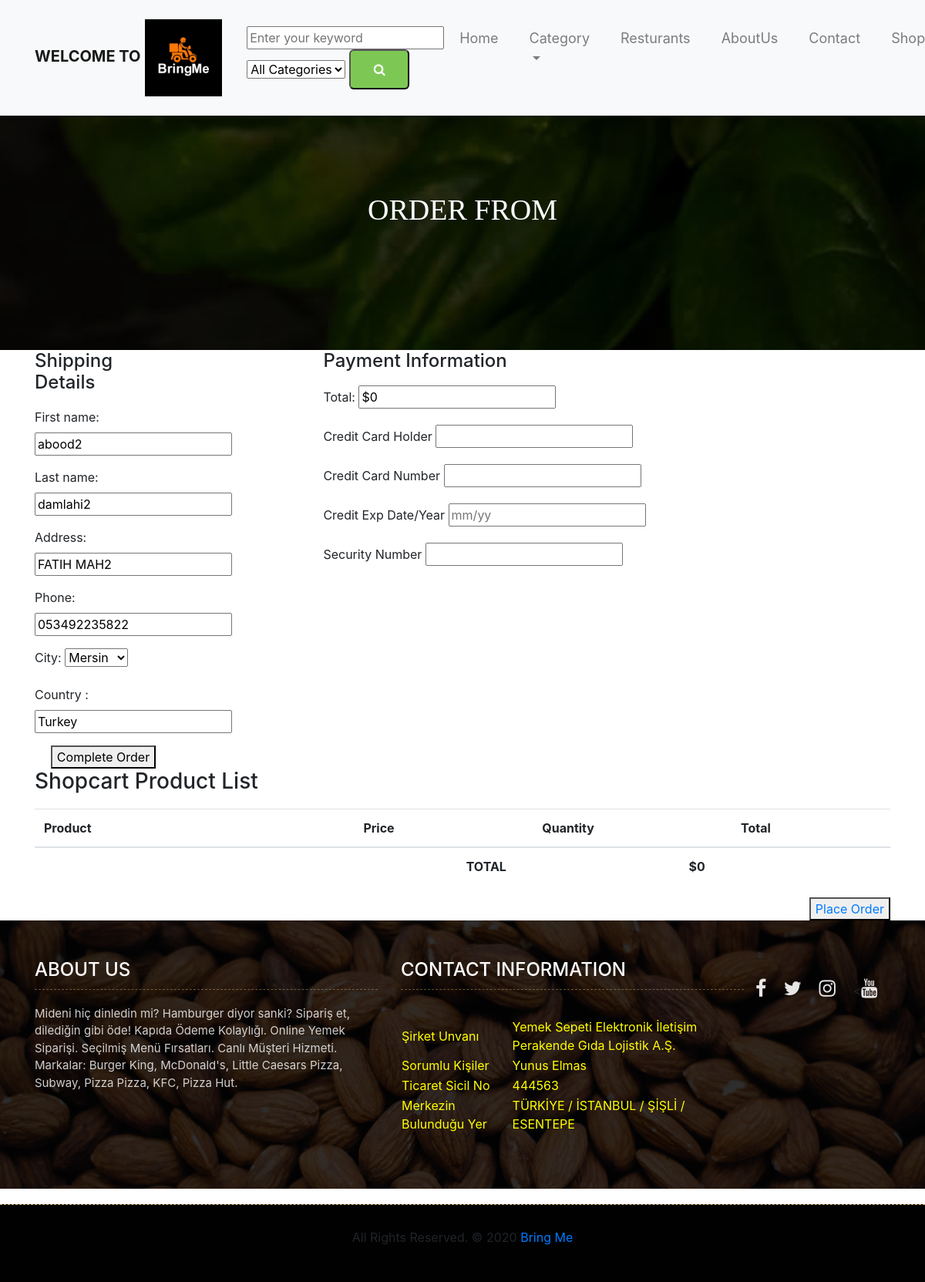
Page /order/orderproduct (signed in) on the committed database.
### home/models.py (models this page shows, shortened)
class Setting(models.Model):
    STATUS = (
        ('True', 'True'),
        ('False', 'False'),
    )
    title = models.CharField(max_length=150)
    keywords = models.CharField(max_length=255)
    description = models.CharField(max_length=255)
    company = models.CharField(max_length=50)
    address = models.CharField(blank=True,max_length=100)
    phone = models.CharField(blank=True,max_length=15)
    fax = models.CharField(blank=True,max_length=15)
    email = models.CharField(blank=True,max_length=50)
    smtpserver = models.CharField(blank=True,max_length=50)
    smtpemail = models.CharField(blank=True,max_length=50)
    smtppassword = models.CharField(blank=True,max_length=10)
    smtpport = models.CharField(blank=True,max_length=5)
    icon = models.ImageField(blank=True,upload_to='images/')
    facebook = models.CharField(blank=True,max_length=50)
    instagram = models.CharField(blank=True,max_length=50)
    twitter = models.CharField(blank=True,max_length=50)
    youtube = models.CharField(blank=True, max_length=50)
    aboutus = RichTextUploadingField(blank=True)
    contact = RichTextUploadingField(blank=True)
    references = RichTextUploadingField(blank=True)
    status=models.CharField(max_length=10,choices=STATUS)
    create_at=models.DateTimeField(auto_now_add=True)
    update_at=models.DateTimeField(auto_now=True)

### user/models.py (models this page shows, shortened)
class UserProfile(models.Model):
    user = models.OneToOneField(User, on_delete=models.CASCADE)
    phone = models.CharField(blank=True, max_length=20)
    address = models.CharField(blank=True, max_length=150)
    city = models.CharField(blank=True, max_length=20)
    country = models.CharField(blank=True, max_length=50)
    image = models.ImageField(blank=True, upload_to='images/users/')
    def image_tag(self):
        return mark_safe('<img src="{}" height="50"/>'.format(self.image.url))
    image_tag.short_description = 'Image'

### order/views.py (the view, shortened to what this page needs)
# urls.py: path('orderproduct', views.orderproduct, name='orderproduct'),
def orderproduct(request):
    setting = Setting.objects.get(pk=1)
    category = Category.objects.all()
    current_user = request.user
    schopcart = ShopCart.objects.filter(user_id=current_user.id)
    total = 0
    for rs in schopcart:
        total = rs.product.price * rs.quantity
    form= OrderForm()
    schopcart = ShopCart.objects.filter(user_id=current_user.id)
    profile = UserProfile.objects.get(user_id=current_user.id)
    context = {'schopcart': schopcart,
               'category': category,
               'total': total,
               'form': form,
               'profile': profile,
               'setting': setting,
               }
    return render(request, 'Order_Form.html', context)

### order/templates/Order_Form.html (shortened to what this page needs)
{% extends 'homebase.html' %}
{% load static %}
{% load mptt_tags %}
{% block header %}{% include "header.html" %}{% endblock %}
{% block content %}
    <div class="all-page-title page-breadcrumb">
        <div class="container text-center">
            <div class="row">
                <div class="col-lg-12">
                    <h1>ORDER FROM</h1>
                </div>
            </div>
        </div>
    </div>
    <div class="section">
    <div class="container">
        <div class="row">
            <form id="checkout-form" class="clearfix" method="post">
                <div class="col-md-6">
                    <div class="billing-details">
                        <div class="section-title">
                            <h4 class="title">Shipping Details</h4>
                        </div>
                        <p><label for="id_first_name">First name:</label>
                            <input type="text" name="first_name" value="{{ user.first_name }}" class="input"
                                   maxlength="10" required id="id_first_name"></p>
                        <p><label for="id_last_name">Last name:</label>
                            <input type="text" name="last_name" value="{{ user.last_name }}" class="input"
                                   maxlength="10" required id="id_last_name"></p>
                        <p><label for="id_address">Address:</label>
                            <input type="text" name="address" value="{{ profile.address }}" class="input"
                                   maxlength="150" id="id_address"></p>
                        <p><label for="id_phone">Phone:</label>
                            <input type="text" name="phone" value="{{ profile.phone }}" class="input" maxlength="20"
                                   id="id_phone"></p>
                        <p><label for="id_city">City:</label>
                            <select name="city" class="input" id="id_city">
                                <option value="{{ profile.city }}" selected>{{ profile.city }}</option>
                            </select></p>
                        <p><label for="id_first_name">Country :</label>
                            <input type="text" name="country" class="input" id="id_country"
                                   value="{{ profile.country }}"></p>
                        <div class="pull-right">
                            <button type="submit" class="primary-btn">Complete Order</button>
                        </div>
                    </div>
                </div>
            </Form>
            <div class="col-md-6">
                <form id="checkout-form" class="clearfix" method="post">
                    <form class="col-md-6">
                        <div class="billing-details">
                            <div class="shiping-methods">
                                <div class="section-title">
                                    <h4 class="title">Payment Information</h4>
                                </div>
                                <p><label for="id_first_name">Total:</label>
                                    <input type="text" name="total" class="input" readonly value="${{ total }}"></p>
                                <p><label for="id_first_name">Credit Card Holder</label>
                                    <input type="text" name="holder" class="input" value=""></p>
                                <p><label for="id_first_name">Credit Card Number</label>
                                    <input type="text" name="number" class="input" value=""></p>
                                <p><label for="id_first_name">Credit Exp Date/Year</label>
                                    <input type="text" name="ecpdate" class="input" placeholder="mm/yy"></p>
                                <p><label for="id_first_name">Security Number</label>
                                    <input type="text" name="secnumber" class="input" value=""></p>
                            </div>
                        </div>
            </div>
               <div class="col-md-12">
                            <div class="order-summary clearfix">
                                <div class="section-title">
                                    <h3 class="title">Shopcart Product List</h3>
                                </div>
                                <table class="shopping-cart-table table">
                                    <thead>
                                    <tr>
                                        <th>Product</th>
                                        <th></th>
                                        <th class="text-center">Price</th>
                                        <th class="text-center">Quantity</th>
                                        <th class="text-center">Total</th>
                                        <th class="text-right"></th>
                                    </tr>
                                    </thead>
                                    <tfoot>
                                    <tr>
                                        <th class="empty" colspan="3"></th>
                                        <th>TOTAL</th>
                                        <th colspan="2" class="total">${{ total }}</th>
                                    </tr>
                                    </tfoot>
                                </table>
                                <div class="pull-right">
                                    <button>
                                        <a href="/order/orderproduct" class="primary-btn">Place Order</a>
                                    </button>
                                </div>
                            </div>
                        </div>
        </div>
    </div>
{% endblock %}
{% block footer %}{% include "footer.html" %}{% endblock %}

### home/templates/homebase.html (shortened to what this page needs)
{% load static %}
<!DOCTYPE html>
<html lang="en">
<head>
    <link rel="stylesheet" href="{% static 'css/bootstrap.min.css' %}">
    <link rel="stylesheet" href="{% static 'css/style.css' %}">
    <link rel="stylesheet" href="{% static 'css/responsive.css' %}">
    <link rel="stylesheet" href="{% static 'css/custom.css' %}">
    <link rel="stylesheet" href="{% static 'css/bootstrap.min.css' %}">
<link rel="stylesheet" href="https://ajax.googleapis.com/ajax/libs/jqueryui/1.11.4/themes/smoothness/jquery-ui.css">
</head>
<body>
{% block header %}{% endblock %}
{%block content %}
{%endblock%}
{% block footer %}{% endblock %}
</body>
</html>

### home/templates/header.html (shortened to what this page needs)
{% load static %}
{% load i18n %}
{% load mptt_tags %}
{% block content %}
    {% block javascripts %}{% include "javascript.html" %}{% endblock %}
    <header class="top-navbar" color="green">
        <nav class="navbar navbar-expand-lg navbar-light bg-light" >
            <div class="container" background-color="white">
                <a class="navbar-brand" href="/home/">
                    <span><b>WELCOME TO</b></span>
            <img src="{{ setting.icon.url }}" class="navbar-brand" href="/home/"  height="110" alt=""/>
                  </a>
                <div class="header-search">
                    <form action="/search/" method="post">
                        <input id="query" class="input" name="query" class="input search-input" type="text"
                               placeholder="Enter your keyword">
                        <select name="catid" class="input search-categories">
                            <option value="0">All Categories</option>
                            {% load mptt_tags %}
                        </select>
                        <button class="bcart-btn"><i class="fa fa-search"></i></button>
                    </form>
                </div>
                <div class="collapse navbar-collapse" id="navbars-rs-food">
                    <ul class="navbar-nav ml-auto">
                        <li class="nav-item"><a class="nav-link " href="/home/">Home</a></li>
                        <li class="nav-item dropdown">
                            <a class="nav-link  dropdown-toggle" href="#" id="dropdown-a"
                               data-toggle="dropdown">Category</a>
                                {% load mptt_tags %}
                                    {% recursetree category %}
                                        </li>
                                    {% endrecursetree %}
                                </ul>
                            </div>
                        <li class="nav-item"><a class="nav-link " href="menu.html">Resturants</a></li>
                        <li class="nav-item"><a class="nav-link " href="/about">AboutUs</a></li>
                        <li class="nav-item"><a class="nav-link " href="/contact">Contact</a></li>
                        <li class="nav-item"><a class="nav-link " href="/shopcart/">ShopCart</a></li>
                        {% if user.id is not None %}
                            </div>
                        {% else %}
                            <a href="/login" class="text-uppercase">Login</a> /
                            <a href="/signup" class="text-uppercase">Sign Up</a>
                        {% endif %}
        </nav>
    </header>
{% endblock %}

### home/templates/javascript.html (shortened to what this page needs)
{% load static %}
<link href="//maxcdn.bootstrapcdn.com/bootstrap/4.0.0/css/bootstrap.min.css" rel="stylesheet" id="bootstrap-css">
  <link rel="stylesheet" href="https://cdnjs.cloudflare.com/ajax/libs/font-awesome/4.7.0/css/font-awesome.min.css">
    <link href="https://stackpath.bootstrapcdn.com/font-awesome/4.7.0/css/font-awesome.min.css" rel="stylesheet">
<link rel="stylesheet" href="https://maxcdn.bootstrapcdn.com/bootstrap/4.0.0-beta.3/css/bootstrap.min.css">

### home/templates/footer.html (shortened to what this page needs)
{% extends 'homebase.html' %}
{% load static %}
{%block content %}
{% load mptt_tags %}
	<footer class="footer-area bg-f">
		<div class="container">
			<div class="row">
				<div class="col-lg-5 col-md-6">
					<h3>About Us</h3>
					<p>{{ setting.aboutus | safe }}</p>
				</div>
				<div class="col-lg-5 col-md-6">
					<h3>Contact information</h3>
					<p class="lead">{{ setting.contact | safe }}</p>
					<p class="lead"><a href="#">{{ setting.Phone | safe }}</a></p>
					<p><a href="#">{{ setting.Email | safe }}</a></p>
				</div>
					<ul class="list-inline f-social">
                        <li class="list-inline-item"><a href="https://www.facebook.com/abood.damlakhi" target="_blank"><i class="fa fa-facebook" aria-hidden="true"></i></a></li>
						<li class="list-inline-item"><a href="https://www.instagram.com/abood.arts/" target="_blank"><i class="fa fa-twitter" aria-hidden="true"></i></a></li>
						<li class="list-inline-item"><a href="https://twitter.com/abood_damlakhi" target="_blank"><i class="fa fa-instagram" aria-hidden="true"></i></a></li>
						<li class="list-inline-item"><<a href="https://www.youtube.com/channel/UCC2F8pH4RBNRaDIld4NsvEQ?view_as=subscriber" target="_blank"><i class="fa fa-youtube" aria-hidden="true"></i></a></li>
					</ul>
				</div>
			</div>
		</div>
		<div class="copyright">
			<div class="container">
				<div class="row">
					<div class="col-lg-12">
						<p class="company-name">All Rights Reserved. &copy; 2020 <a href="#">{{ setting.title | safe }}</a>
					</p>
					</div>
				</div>
			</div>
		</div>
{%endblock%}

### rows in the picture
Setting: icon (picture), aboutus "Mideni hiç dinledin mi? Hamburger diyor sanki? Sipariş et, dilediğin gibi öde! Kapıda Ödeme Kolaylığı. Online Yemek Siparişi. Seçilmiş Menü Fırsatları. Canlı Müşteri Hizmeti. Markalar: Burger King, McDonald's, Little Caesars Pizza, Subway, Pizza Pizza, KFC, Pizza Hut.", contact "Şirket Unvanı Yemek Sepeti Elektronik İletişim Perakende Gıda Lojistik A.Ş. Sorumlu Kişiler Yunus Elmas Ticaret Sicil No 444563 Merkezin Bulunduğu Yer TÜRKİYE / İSTANBUL / ŞİŞLİ / ESENTEPE", title "Bring Me"
UserProfile: address "FATIH MAH2", phone "053492235822", city "Mersin", country "Turkey"

### other values in the picture
{{ total }} "0"
